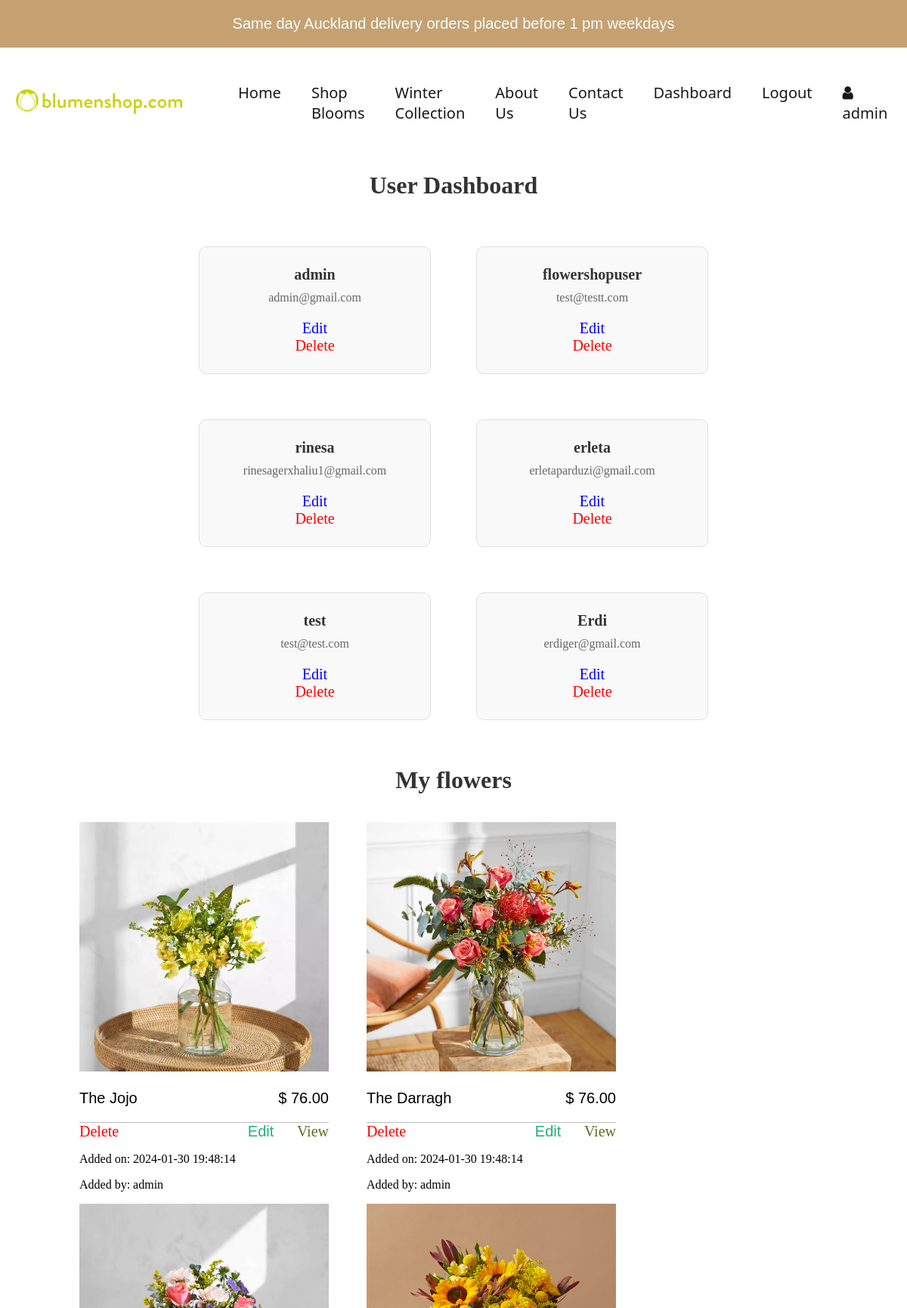
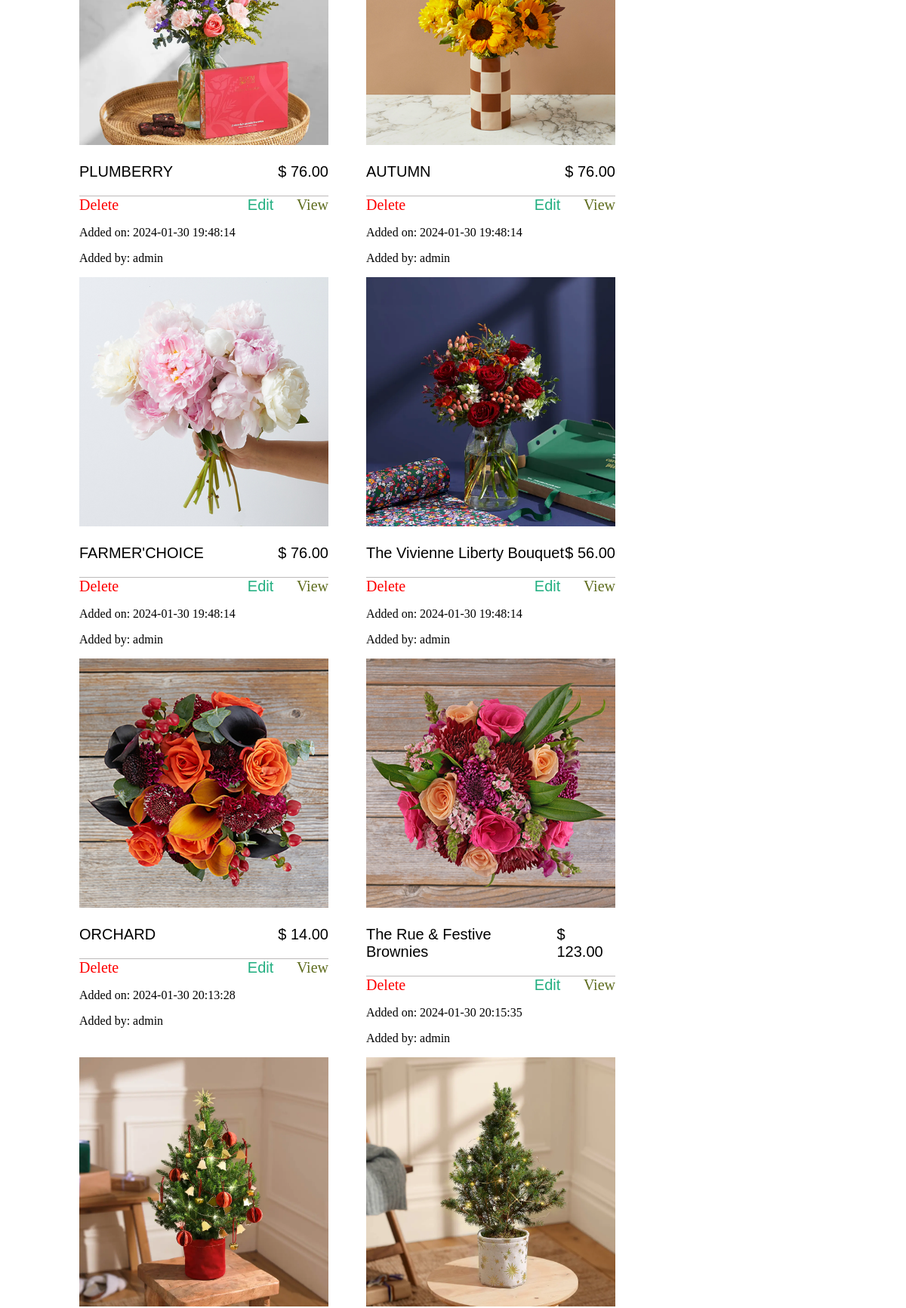
The page /pages/dashboard.php (signed in, upper part) on the database its author committed (2 pictures, top to bottom).
### tables this page shows
CREATE TABLE `users` (
  `id` int(11) NOT NULL,
  `username` varchar(255) NOT NULL,
  `email` varchar(255) NOT NULL,
  `password` varchar(255) NOT NULL,
  `role` enum('user','admin') NOT NULL DEFAULT 'user'
);

CREATE TABLE `flowers` (
  `flower_id` int(11) NOT NULL,
  `flower_name` varchar(255) NOT NULL,
  `price` decimal(10,2) NOT NULL,
  `image` varchar(255) NOT NULL,
  `addedbyuser` int(11) DEFAULT NULL,
  `category` varchar(255) NOT NULL DEFAULT 'Uncategorized',
  `added_date` timestamp NOT NULL DEFAULT current_timestamp()
);

### auth/user.php (called while the page is built, shortened)
<?php
class User
{
    private $db;
    public function __construct($db)
    {
        $this->db = $db;
    }
    public function getAllUsers()
    {
        $users = array();
        $result = $this->db->query("SELECT id, username, email FROM users");
        if ($result) {
            while ($row = $result->fetch_assoc()) {
                $users[] = $row;
            }
        }
        return $users;
    }
    public function getUserById($userId)
    {
        $sql = "SELECT id, username, email FROM users WHERE id = ?";
        $stmt = $this->db->prepare($sql);
        $stmt->bind_param("i", $userId);
        if ($stmt->execute()) {
            $result = $stmt->get_result();
            if ($result->num_rows > 0) {
                $user = $result->fetch_assoc();
                return $user;
            } else {
                $stmt->close();
                return null;
            }
        } else {
            $stmt->close();
            return null;
        }
    }
}
?>

### auth/db_connection.php (called while the page is built, shortened)
<?php
class DatabaseConnection
{
    private static $instance = null;
    private $conn;
    private function __construct()
    {
        $this->host = "localhost";
        $this->username = "root";
        $this->password = "";
        $this->database = "flowershop";
        $this->conn = new mysqli($this->host, $this->username, $this->password, $this->database);
    }
    public static function getInstance()
    {
        if (self::$instance === null) {
            self::$instance = new self();
        }
        return self::$instance;
    }
    public function getConnection()
    {
        return $this->conn;
    }
}
?>

### auth/flowers.php (called while the page is built, shortened)
<?php
class Flower
{
    private $db;
    public function __construct()
    {
        $this->db = DatabaseConnection::getInstance()->getConnection();
    }
    public function getFlowersByUserId($userId)
    {
        $sql = "SELECT * FROM flowers WHERE addedbyuser = ?";
        $stmt = $this->db->prepare($sql);
        $stmt->bind_param("i", $userId);
        $stmt->execute();
        $result = $stmt->get_result();
        if ($result->num_rows > 0) {
            return $result->fetch_all(MYSQLI_ASSOC);
        } else {
            return array();
        }
    }
}
?>

### pages/dashboard.php (the view, shortened to what this page needs)
<?php
include("pages/header.php");
include("auth/user.php");
include("auth/flowers.php");
$dbConnection = DatabaseConnection::getInstance();
$conn = $dbConnection->getConnection();
$user = new User($conn);
$flowers = new Flower();
$userId = $_SESSION['user_id'];
$user_flowers = $flowers->getFlowersByUserId($userId);
if ($_SESSION['role'] === 'admin') {
            ?>
            <?php
    $allUsers = $user->getAllUsers();
    echo '<h1 class="titulli">User Dashboard</h1>';
    echo '<div class="all-users">';
    foreach ($allUsers as $currentUser):
        ?>
        <div class="permbjtja-dashboard">
            <h1 class="emri">
                <?= $currentUser["username"] ?>
            </h1>
            <p class="permbajtja">
                <?= $currentUser["email"] ?>
            </p>
            <div class="user-delete">
            <a href="?action=edit&user_id=<?= $currentUser['id'] ?>" class="editi">Edit</a>
            <a href="?action=delete&user_id=<?= $currentUser['id'] ?>" class="delete">Delete</a>
            </div>
        </div>
        <?php
    endforeach;
    echo'</div>';
}
?>
<h1 class="titulli">My flowers</h1>
<div class="flowers">
    <?php if (!empty($user_flowers)): ?>
        <?php foreach ($user_flowers as $flower): ?>
            <div class="imageshop">
                <img class="imageshop-img" src="./images/<?= $flower['image'] ?>" alt="bestsell1">
                <div class="underimg">
                    <p>
                        <?= $flower['flower_name'] ?>
                    </p>
                    <p id="cmimi">$
                        <?= $flower['price'] ?>
                    </p>
                </div>
                <div class="butonat">
                    <a href="?action=delete_flower&flower_id=<?= $flower['flower_id'] ?>" class="delete-button"
                        style="color: red; margin-right: 10px">Delete</a>
                    <button onclick="openModal(
                                <?= $flower['flower_id'] ?>,
                                '<?= $flower['flower_name'] ?>',
                                <?= $flower['price'] ?>,
                                '<?= $flower['category'] ?>',
                                '<?= $flower['image'] ?>'
                            )" class="edit-button">Edit</button>
                    <a href="SingleFlower.php?flower_id=<?= $flower['flower_id'] ?>" class="view-button">View</a>
                </div>
                <p>Added on:
                    <?= $flower['added_date'] ?>
                </p>
                <p>Added by:
                    <?= $user->getUserById($flower['addedbyuser'])['username'] ?>
                </p>
            </div>
        <?php endforeach; ?>
    <?php else: ?>
        <p>No flowers added. <a href="profile.php">Add one</a>.</p>
    <?php endif; ?>
</div>
        <?php
include("footer.php");
?>

### assets/css/index.css (style rules this page uses)
body { margin: 0; position: relative; }
.underimg { display: flex; flex-direction: row; justify-content: space-between; font-size: 15px; border-bottom: 1px solid rgb(189, 186, 186); font-family: Arial, Helvetica, sans-serif; }

### assets/css/mainStyle.css (style rules this page uses)
.btn, button, input { border-radius: 35px; }

### assets/css/main.css (style rules this page uses)
img { width: 100%; height: auto; }
.imageshop-img { width: 100%; object-fit: cover; transition: 0.5s ease all; }
.imageshop { margin: 0 15px; width: auto; overflow: hidden; }
.underimg { display: flex; flex-direction: row; justify-content: space-between; font-size: 20px; border-bottom: 1px solid rgb(189, 186, 186); font-family: Arial, Helvetica, sans-serif; }
.edit-button { background-color: white; padding: 0; }

### assets/css/winterCollection.css (style rules this page uses)
.imageshop img { width: 100%; object-fit: cover; transition: 0.5s ease all; }
.imageshop { margin: 0 15px; width: 100%; overflow: hidden; }
.underimg { display: flex; flex-direction: row; justify-content: space-between; font-size: 20px; border-bottom: 1px solid rgb(189, 186, 186); font-family: Arial, Helvetica, sans-serif; }

### assets/css/login.css (style rules this page uses)
button { background-color: #ac893e; color: #fff; padding: 13px; border: none; border-radius: 3px; cursor: pointer; font-size: 20px; }

### assets/css/register.css (style rules this page uses)
button { background-color: #b99c52; color: #fff; padding: 10px 20px; border: none; border-radius: 4px; cursor: pointer; }
body { margin: 0; }

### assets/css/dashboard.css (style rules this page uses)
.titulli { text-align: center; color: #333; }
.permbjtja-dashboard { width: 25%; margin: 30px; padding: 15px ; border: 1px solid #e0e0e0; border-radius: 10px; background-color: #f9f9f9; text-align: center; }
.delete { color: red; text-decoration: none; font-size: 20px; }
.all-users { display: flex; flex-direction: row; flex-wrap: wrap; padding: 10px 50px; justify-content: center; }
.emri { margin: 10px 10px; font-size: 20px; color: #333; }
.user-delete { text-decoration: none; padding: 10px 80px; text-align: center; }
.user-delete a { padding: 0 20px; text-decoration: none; font-size: 20px; }
.editi { color: blue; }
.delete { color: red; }
.permbajtja { margin: 10px 0; font-size: 16px; color: #666; }
.flowers { display: flex; flex-wrap: wrap; flex-direction: row; justify-content: flex-start; margin: 37px 60px; padding: 0 20px; }
.flowers .imageshop { width: 330px; margin: 0 25px; }
.titulli { text-align: center; }
.butonat { display: flex; justify-content: space-between; }
.delete-button { text-decoration: none; font-size: 20px; }
.edit-button { text-decoration: none; font-size: 20px; color: rgb(35, 175, 129); margin-left: 130px; }
.view-button { text-decoration: none; font-size: 20px; color: rgb(95, 109, 31); }

### rows shown on the page
users: username "admin", email "admin@gmail.com"
users: username "flowershopuser", email "test@testt.com"
users: username "rinesa", email "rinesagerxhaliu1@gmail.com"
users: username "erleta", email "erletaparduzi@gmail.com"
users: username "test", email "test@test.com"
users: username "Erdi", email "erdiger@gmail.com"
flowers: image (picture), flower_name "The Jojo", price "76.00", added_date "2024-01-30 19:48:14", addedbyuser.username "admin"
flowers: image (picture), flower_name "The Darragh", price "76.00", added_date "2024-01-30 19:48:14", addedbyuser.username "admin"
flowers: image (picture), flower_name "PLUMBERRY", price "76.00", added_date "2024-01-30 19:48:14", addedbyuser.username "admin"
flowers: image (picture), flower_name "AUTUMN", price "76.00", added_date "2024-01-30 19:48:14", addedbyuser.username "admin"
flowers: image (picture), flower_name "FARMER'CHOICE", price "76.00", added_date "2024-01-30 19:48:14", addedbyuser.username "admin"
flowers: image (picture), flower_name "The Vivienne Liberty Bouquet", price "56.00", added_date "2024-01-30 19:48:14", addedbyuser.username "admin"
flowers: image (picture), flower_name "ORCHARD", price "14.00", added_date "2024-01-30 20:13:28", addedbyuser.username "admin"
flowers: image (picture), flower_name "The Rue & Festive Brownies", price "123.00", added_date "2024-01-30 20:15:35", addedbyuser.username "admin"
flowers: image (picture)
flowers: image (picture)

### other values the page prints
$_SESSION['username'] "admin"
